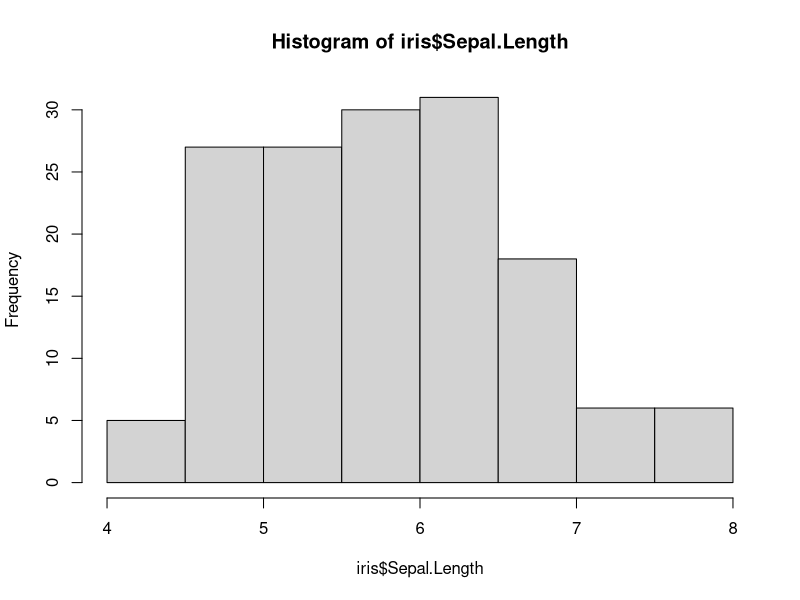
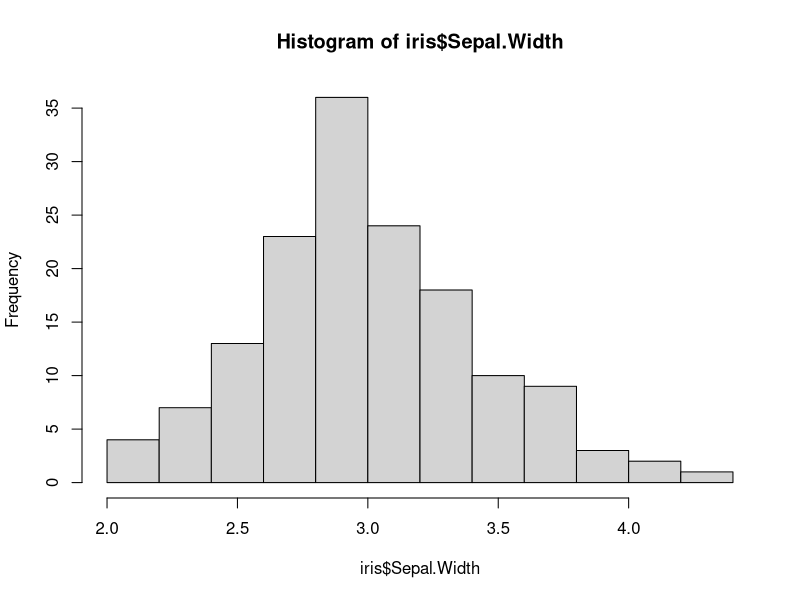
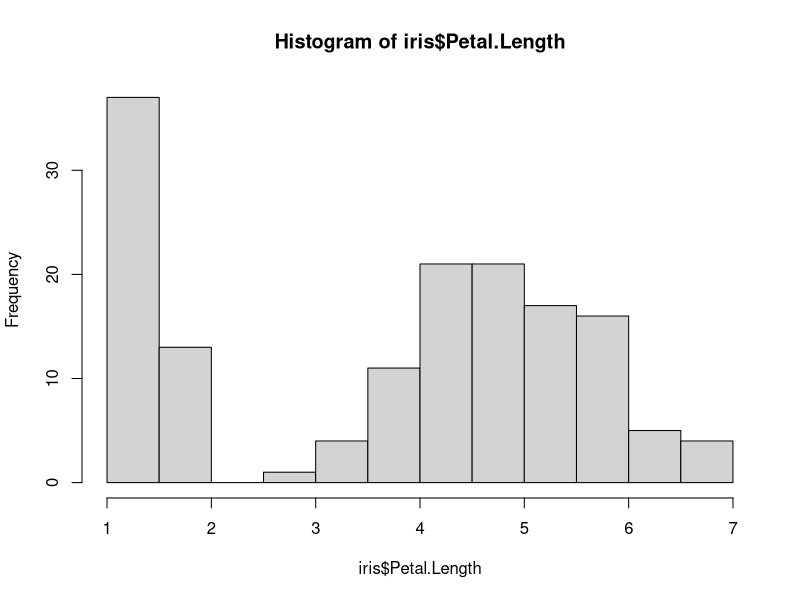
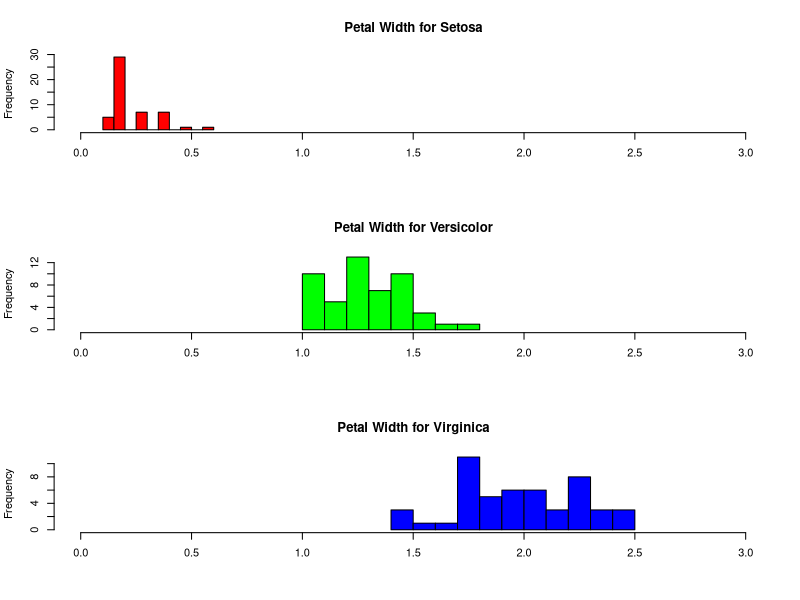

R code for these plots, in order:
library(datasets)
head(iris)

?iris

# basic histogram 
hist(iris$Sepal.Length)
hist(iris$Sepal.Width)
hist(iris$Petal.Length)

# histogram by groups
par(mfrow = c(3,1))

# histogram for each species

hist(iris$Petal.Width [iris$Species == "setosa"],
     xlim = c(0,3),
     breaks = 9,
     main = "Petal Width for Setosa",
     xlab = "",
     col = "red")

hist(iris$Petal.Width [iris$Species == "versicolor"],
     xlim = c(0,3),
     breaks = 9,
     main = "Petal Width for Versicolor",
     xlab = "",
     col = "green")

hist(iris$Petal.Width [iris$Species == "virginica"],
     xlim = c(0,3),
     breaks = 9,
     main = "Petal Width for Virginica",
     xlab = "",
     col = "blue")




